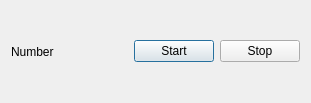
<?xml version="1.0" encoding="UTF-8"?>
<ui version="4.0">
 <class>Dialog</class>
 <widget class="QDialog" name="Dialog">
  <property name="geometry">
   <rect>
    <x>0</x>
    <y>0</y>
    <width>311</width>
    <height>103</height>
   </rect>
  </property>
  <property name="windowTitle">
   <string>Dialog</string>
  </property>
  <layout class="QHBoxLayout" name="horizontalLayout">
   <item>
    <widget class="QLabel" name="label">
     <property name="text">
      <string>Number</string>
     </property>
    </widget>
   </item>
   <item>
    <spacer name="horizontalSpacer">
     <property name="orientation">
      <enum>Qt::Horizontal</enum>
     </property>
     <property name="sizeHint" stdset="0">
      <size>
       <width>63</width>
       <height>20</height>
      </size>
     </property>
    </spacer>
   </item>
   <item>
    <widget class="QPushButton" name="pushButton">
     <property name="text">
      <string>Start</string>
     </property>
    </widget>
   </item>
   <item>
    <widget class="QPushButton" name="pushButton_2">
     <property name="text">
      <string>Stop</string>
     </property>
    </widget>
   </item>
  </layout>
 </widget>
 <layoutdefault spacing="6" margin="11"/>
 <resources/>
 <connections/>
</ui>
